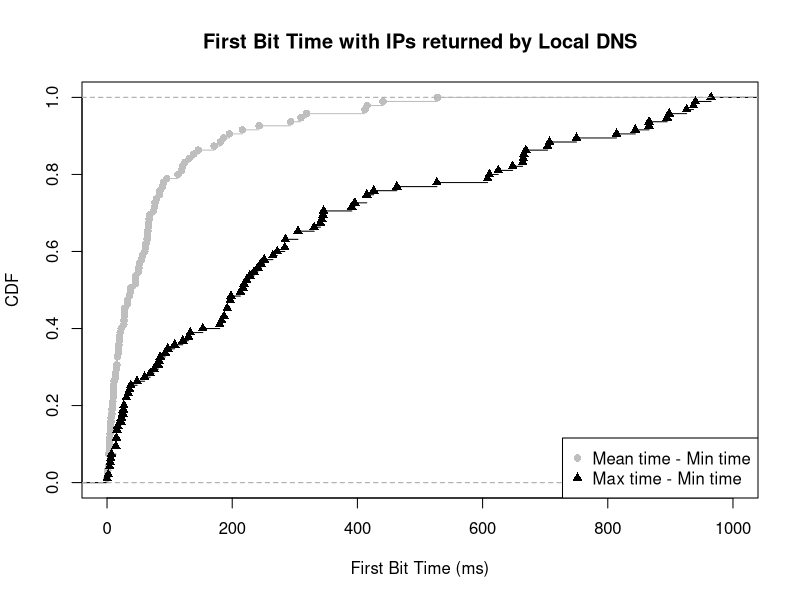

This chart was generated by the following R code:
mean_min <- c(8.611111, 195.333333, 7.857143, 27.500000, 4.388889, 7.666667, 10.000000, 138.291667, 50.913793, 83.700000, 95.500000, 1.166667, 67.300000, 84.600000, 4.600000, 2.500000, 37.416667, 186.111111, 216.333333, 35.500000, 62.400000, 22.555556, 28.000000, 411.942778, 13.833333, 4.750000, 60.388889, 2.500000, 32.500000, 45.333333, 242.999167, 19.666667, 66.250000, 11.222222, 3.800000, 1.000000, 50.333333, 131.250000, 45.958333, 16.500000, 119.208333, 90.333333, 5.333333, 68.000000, 10.388889, 293.527778, 6.333333, 13.700000, 171.166667, 2.500000, 55.333333, 440.996667, 415.584706, 0.000000, 318.665000, 88.833333, 33.000000, 527.830833, 61.629630, 124.333333, 26.750000, 3.750000, 10.384615, 21.055556, 2.166667, 38.119048, 10.666667, 51.666667, 28.464286, 19.000000, 15.628571, 56.805556, 18.333333, 5.083333, 113.247476, 45.441176, 76.166667, 18.166667, 65.166667, 145.666667, 64.687500, 181.000000, 64.000000, 6.500000, 76.666667, 74.333333, 309.831667, 15.000000, 16.500000, 78.958333, 27.066667, 9.272727, 19.833333, 65.833333, 120.833333)

max_min <- c(36.00, 704.00, 183.00, 75.00, 60.00, 16.00, 25.00, 341.00, 396.00, 669.00, 346.00, 2.00, 235.00, 251.00, 23.00, 7.00, 217.00, 707.00, 608.00, 108.00, 305.00, 285.00, 197.00, 964.99, 31.00, 15.00, 343.00, 4.00, 180.00, 121.00, 865.99, 48.00, 228.00, 83.00, 16.00, 4.00, 187.00, 415.00, 750.00, 26.00, 898.00, 463.00, 14.00, 213.00, 38.00, 666.00, 17.00, 97.00, 426.00, 5.00, 153.00, 894.99, 843.99, 0.00, 925.99, 192.00, 133.00, 936.99, 415.00, 345.00, 241.00, 14.00, 82.00, 130.00, 6.00, 527.00, 31.00, 246.00, 198.00, 93.00, 331.00, 866.00, 69.00, 15.00, 813.99, 611.00, 391.00, 192.00, 285.00, 648.00, 665.00, 625.00, 197.00, 22.00, 265.00, 223.00, 939.99, 27.00, 85.00, 664.00, 284.00, 34.00, 219.00, 272.00, 305.00)

mean_min_val = ecdf(mean_min)
max_min_val = ecdf(max_min)

plot(mean_min_val, lty=1, col="grey", pch = 16, xlab="First Bit Time (ms)", ylab="CDF", main="First Bit Time with IPs returned by Local DNS", xlim=c(0, 1000))
lines(max_min_val, pch = 17)

legend("bottomright",  pch = c(16, 17), legend=c("Mean time - Min time", "Max time - Min time"), col=c("grey", "black"))
